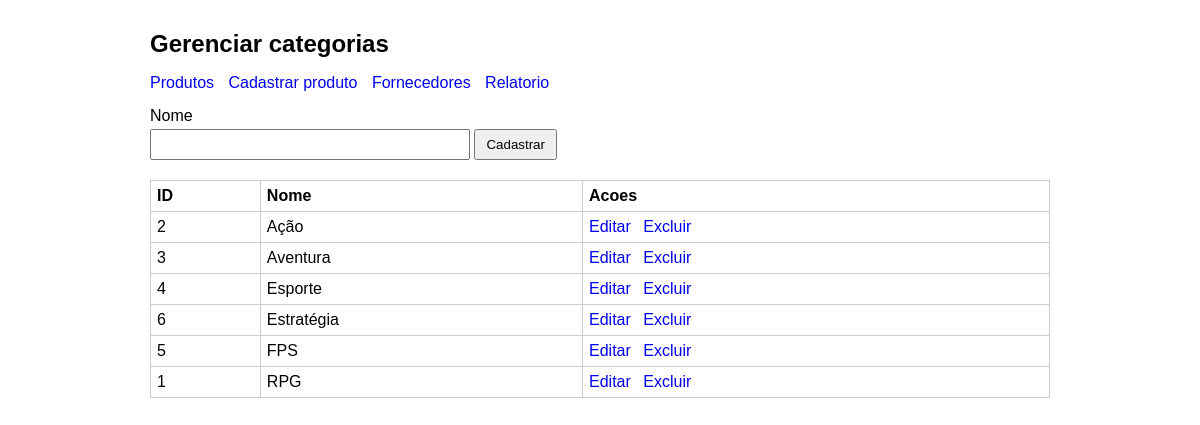
Screenshot of /aula_9/categorias.php with the database file from the repository.
### tables this page shows
CREATE TABLE categorias (
    id INT AUTO_INCREMENT PRIMARY KEY,
    nome VARCHAR(80) NOT NULL UNIQUE
);

### aula_9/funcoes.php (called while the page is built, shortened)
<?php
function listarCategorias(PDO $pdo): array
{
    $sql = "SELECT id, nome
            FROM categorias
            ORDER BY nome";
    return $pdo->query($sql)->fetchAll();
}

### aula_9/categorias.php (the view, shortened to what this page needs)
<?php
require_once 'config.php';
require_once 'funcoes.php';
$categorias = listarCategorias($pdo);
?>
<!DOCTYPE html>
<html lang="pt-br">
<head>
<link rel="stylesheet" href="style.css">
</head>
<body>
<div class="container">
    <h1>Gerenciar categorias</h1>
    <div class="menu">
        <a href="index.php">Produtos</a>
        <a href="cadastrar.php">Cadastrar produto</a>
        <a href="fornecedores.php">Fornecedores</a>
        <a href="relatorio.php">Relatorio</a>
    </div>
    <form method="post">
        <label for="nome">Nome</label>
        <input type="text" name="nome" id="nome" required>
        <input type="submit" value="Cadastrar">
    </form>
    <table>
        <tr>
            <th>ID</th>
            <th>Nome</th>
            <th>Acoes</th>
        </tr>
        <?php foreach ($categorias as $cat): ?>
            <tr>
                <td><?= (int) $cat['id'] ?></td>
                <td><?= htmlspecialchars($cat['nome'], ENT_QUOTES, 'UTF-8') ?></td>
                <td class="acoes">
                    <a href="editar_categoria.php?id=<?= (int) $cat['id'] ?>">Editar</a>
                    <a href="excluir_categoria.php?id=<?= (int) $cat['id'] ?>">Excluir</a>
                </td>
            </tr>
        <?php endforeach; ?>
    </table>
</div>
</body>
</html>

### aula_9/style.css (style rules this page uses)
body { margin: 0; font-family: Arial, sans-serif; background: #ffffff; color: #000000; }
.container { max-width: 900px; margin: 20px auto; padding: 10px; }
h1, h2 { margin-top: 0; font-size: 24px; }
a { color: #0000ee; text-decoration: none; }
.menu { margin-bottom: 15px; }
.menu a { margin-right: 10px; }
form { margin: 10px 0; }
label { display: block; margin-bottom: 4px; }
input[type="text"], input[type="number"], select { width: 100%; max-width: 320px; padding: 6px; box-sizing: border-box; margin-bottom: 10px; }
button, input[type="submit"] { padding: 6px 10px; }
table { width: 100%; border-collapse: collapse; margin-top: 10px; }
th, td { border: 1px solid #ccc; padding: 6px; text-align: left; }
.acoes a { margin-right: 8px; }

### rows the page displays
categorias: id "2", nome "Ação"
categorias: id "3", nome "Aventura"
categorias: id "4", nome "Esporte"
categorias: id "6", nome "Estratégia"
categorias: id "5", nome "FPS"
categorias: id "1", nome "RPG"
